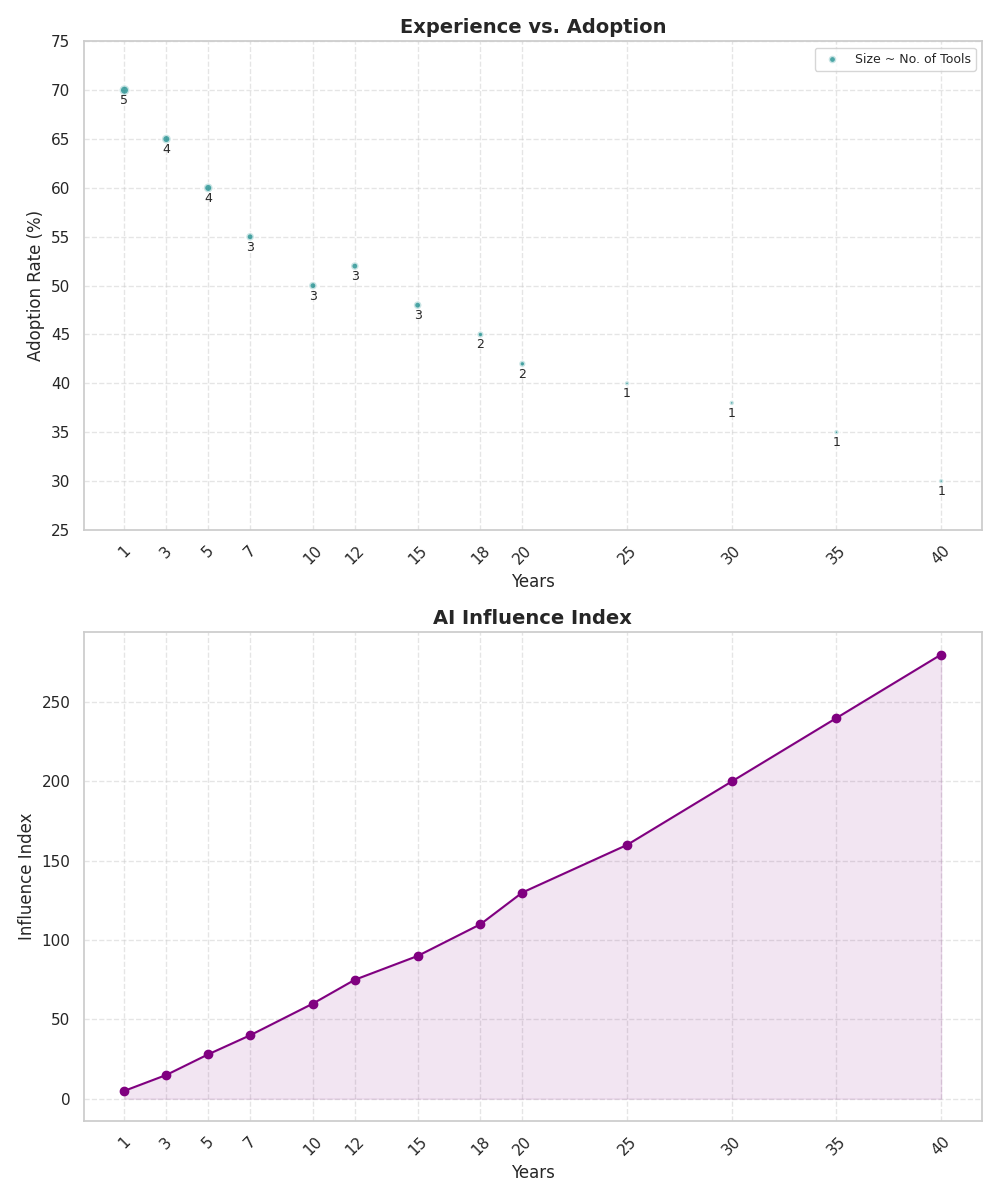

Here is the Python script that generated this plot:
import matplotlib.pyplot as plt
import numpy as np

years_experience = np.array([1, 3, 5, 7, 10, 12, 15, 18, 20, 25, 30, 35, 40])
ai_adoption_rate = np.array([70, 65, 60, 55, 50, 52, 48, 45, 42, 40, 38, 35, 30])
number_of_tools = np.array([5, 4, 4, 3, 3, 3, 3, 2, 2, 1, 1, 1, 1]) * 10

ai_influence_index = np.array([5, 15, 28, 40, 60, 75, 90, 110, 130, 160, 200, 240, 280])

fig, axs = plt.subplots(2, 1, figsize=(10, 12))  # Changed layout from (1, 2) to (2, 1)

scatter = axs[0].scatter(years_experience, ai_adoption_rate, s=number_of_tools, c='teal', alpha=0.7, edgecolors='w', linewidth=2)
axs[0].set_title("Experience vs. Adoption", fontsize=14, fontweight='bold')
axs[0].set_xlabel("Years", fontsize=12)
axs[0].set_ylabel("Adoption Rate (%)", fontsize=12)
axs[0].set_xticks(years_experience)
axs[0].tick_params(axis='x', rotation=45)
axs[0].set_yticks(np.arange(25, 80, 5))
axs[0].grid(True, linestyle='--', alpha=0.5)

for i, (x, y) in enumerate(zip(years_experience, ai_adoption_rate)):
    axs[0].annotate(f'{number_of_tools[i]//10}', (x, y), textcoords="offset points", xytext=(0, -10), ha='center', fontsize=9)

axs[0].legend(['Size ~ No. of Tools'], loc='upper right', fontsize=9)

axs[1].plot(years_experience, ai_influence_index, color='purple', marker='o', linestyle='-')
axs[1].set_title("AI Influence Index", fontsize=14, fontweight='bold')
axs[1].set_xlabel("Years", fontsize=12)
axs[1].set_ylabel("Influence Index", fontsize=12)
axs[1].set_xticks(years_experience)
axs[1].tick_params(axis='x', rotation=45)
axs[1].grid(True, linestyle='--', alpha=0.5)
axs[1].fill_between(years_experience, ai_influence_index, color='purple', alpha=0.1)

plt.tight_layout()

plt.show()
